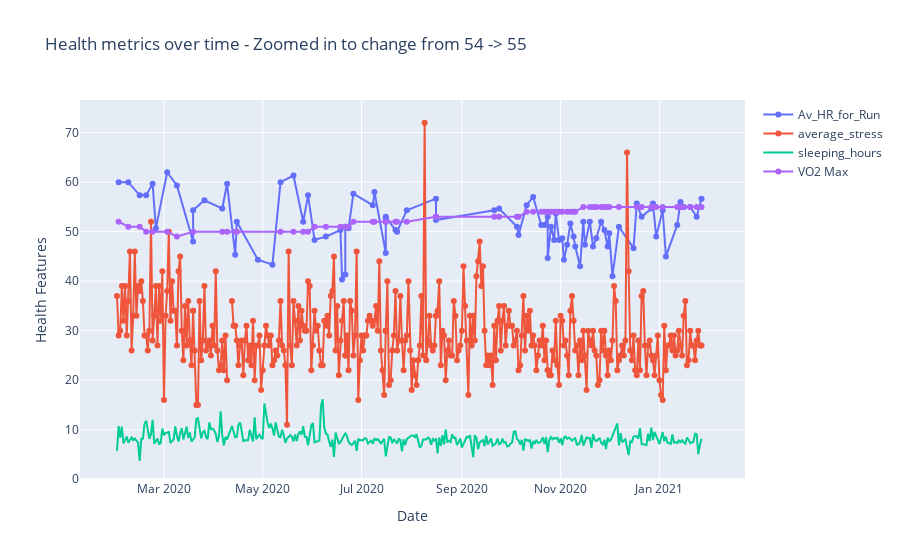

Source (notebook cell):
### Code cell
fig = go.Figure()
fig.add_trace(go.Scatter(x=result['Date'], y=result['Av_HR_for_Run']/3,
                    mode='lines+markers',
                    text=result['Av_HR_for_Run'],
                    connectgaps=True,
                    name='Av_HR_for_Run'))
fig.add_trace(go.Scatter(x=result['Date'], y=result['average_stress'],
                    mode='lines+markers',
                    name='average_stress'))


fig.add_trace(go.Scatter(x=result['Date'], y=result['sleeping_hours'],
                    mode='lines', name='sleeping_hours', connectgaps=True))
        
fig.add_trace(go.Scatter(x=result['Date'], y=result['VO2'],
                    mode='lines+markers', name='VO2 Max',connectgaps=True))

fig.update_layout(title='Health metrics over time - Zoomed in to change from 54 -> 55',
                   xaxis_title='Date',
                   yaxis_title='Health Features')

fig.show()

### Figure 1 — Plotly figure (JSON) as saved in the notebook; plotly's stock layout.template omitted (floating-point values rounded to 4 significant figures; data arrays with more than 128 entries replaced by an {"elided": "..."} marker saying what was removed)
{"data": [{"connectgaps": true, "mode": "lines+markers", "name": "Av_HR_for_Run", "text": {"elided": "373 int values"}, "type": "scatter", "x": {"elided": "373 str values"}, "y": {"elided": "373 float values"}}, {"mode": "lines+markers", "name": "average_stress", "type": "scatter", "x": {"elided": "373 str values"}, "y": {"elided": "373 int values"}}, {"connectgaps": true, "mode": "lines", "name": "sleeping_hours", "type": "scatter", "x": {"elided": "373 str values"}, "y": {"elided": "373 float values"}}, {"connectgaps": true, "mode": "lines+markers", "name": "VO2 Max", "type": "scatter", "x": {"elided": "373 str values"}, "y": {"elided": "373 int values"}}], "layout": {"title": {"text": "Health metrics over time - Zoomed in to change from 54 -> 55"}, "xaxis": {"title": {"text": "Date"}}, "yaxis": {"title": {"text": "Health Features"}}}}
